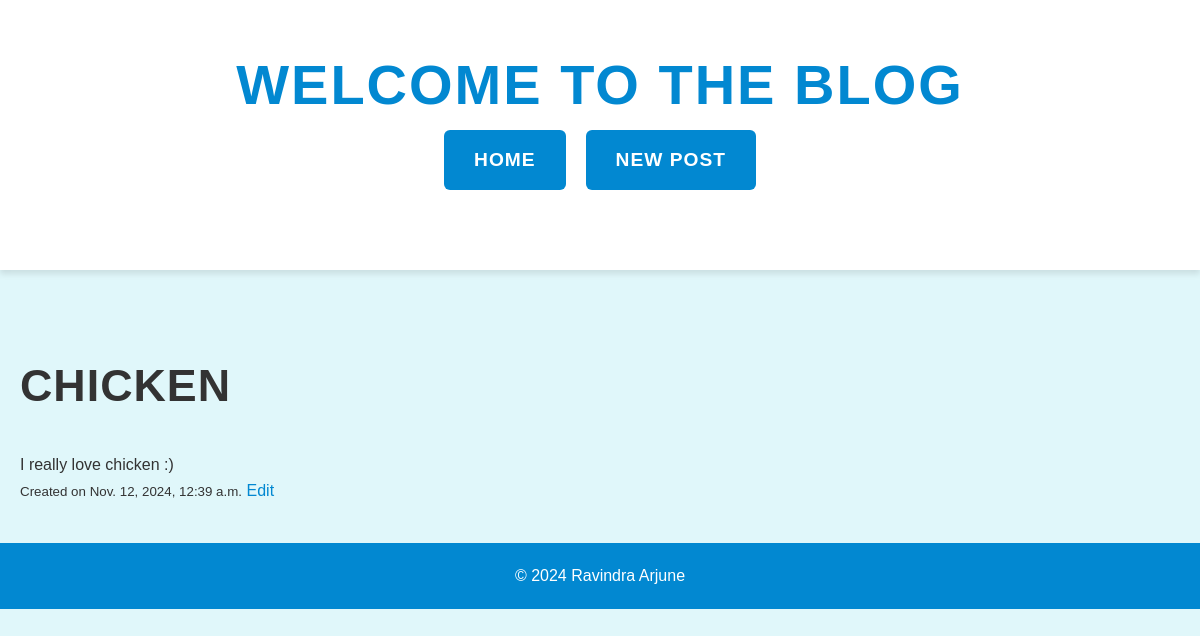
The app's page /post/1/ with its own data.
### blog/models.py (models this page shows, shortened)
class BlogPost(models.Model):
    title = models.CharField(max_length=200)
    content = models.TextField()
    created_at = models.DateTimeField(auto_now_add=True)
    updated_at = models.DateTimeField(auto_now=True)

### blog/views.py (the view)
# urls.py: path('post/<int:id>/', views.post_detail, name='post_detail'),
def post_detail(request, id):
    post = get_object_or_404(BlogPost, id=id)
    return render(request, 'blog/post_detail.html', {'post': post})

### blog/templates/blog/post_detail.html
{% extends "base.html" %}
{% block content %}
    <h2>{{ post.title }}</h2>
    <p>{{ post.content }}</p>
    <small>Created on {{ post.created_at }}</small>
    <a href="{% url 'post_edit' post.id %}">Edit</a>
{% endblock %}

### blog/static/blog/styles.css (style rules this page uses)
* { margin: 0; padding: 0; box-sizing: border-box; font-family: 'Arial', sans-serif; }
body { background-color: #e0f7fa; color: #333; font-size: 16px; line-height: 1.6; overflow-x: hidden; }
a { text-decoration: none; color: #0288d1; transition: color 0.3s ease; }
h2 { font-size: 2.8rem; color: #333; margin-bottom: 30px; text-transform: uppercase; font-weight: 600; letter-spacing: 1px; text-align: left; }

### records on screen
BlogPost: title "CHICKEN", content "I really love chicken :)", created_at "Nov. 12, 2024, 12:39 a.m."
